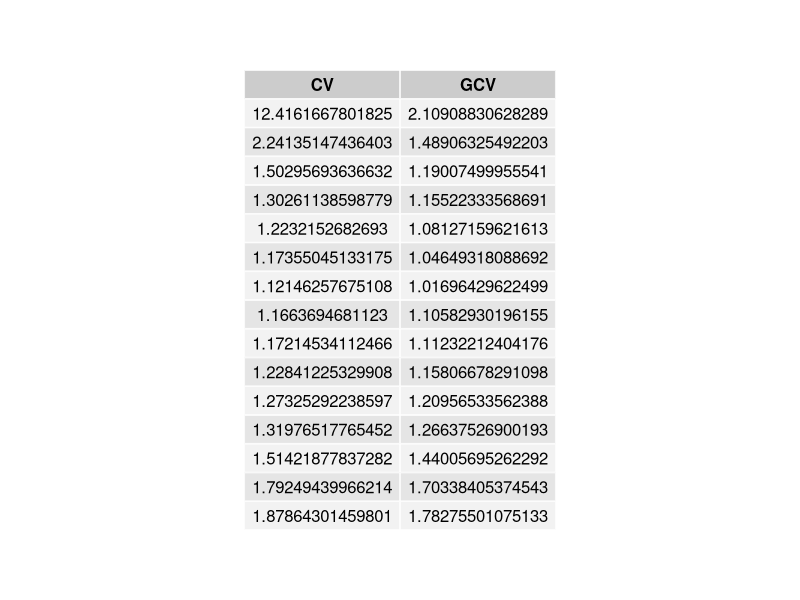
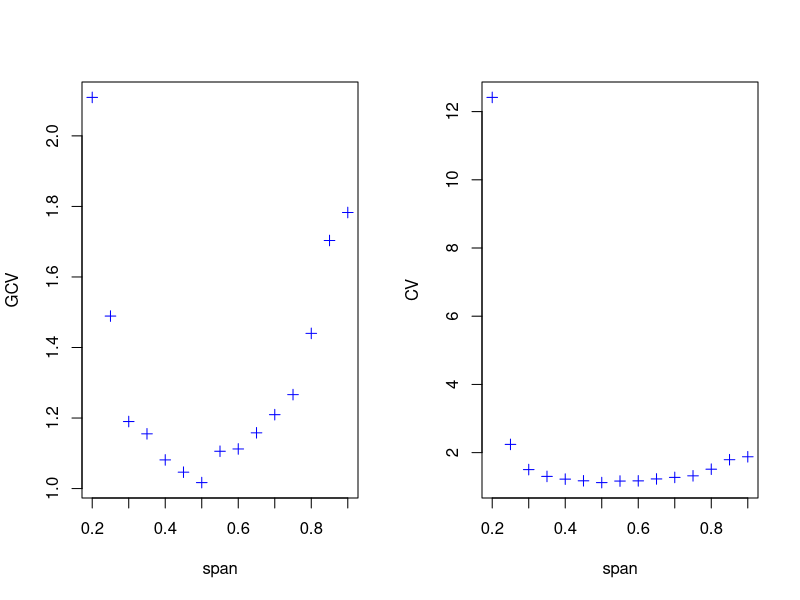

Source code (R) for these figures, in order:


# Assignment 3 Bonus credit



mypackages = c("gridExtra")   
tmp = setdiff(mypackages, rownames(installed.packages())) 
if (length(tmp) > 0) install.packages(tmp)

library("gridExtra")

lo.lev <- function(x1, sp){
  
  ## YOUR CODE: compute the diagonal entries of the smoother
  ##             matrix S, stored in vector "lev"
  ## Tip: check how we compute the smoother matrix
  ##      for smoothing spline models
  
  len <- length(x1)
  dgnl <- diag(len)
  lev <- rep(0,length=len)
  
  for(j in 1:len){
    y <- dgnl[,j]
    loe.fit <- loess(y~x1, span = sp,control = loess.control(surface = "direct"))
    y_hat <- fitted.values(loe.fit)
    lev[j] <- y_hat[j]
  }
  return(lev)
}

onestep_CV <- function(x1, y1, sp){
  
  ## YOUR CODE: 
  ## 1) fit a loess model y1 ~ x1 with span = sp, and extract 
  ##    the corresponding residual vector
  ## 2) call lo.lev to obtain the diagonal entries of S
  ## 3) compute LOO-CV and GCV using formula from lecture notes
  ##    [lec_W5_NonlinearRegression.pdf] page 33. 
  
  assign("data", data.frame(x=x1,y=y1))
  len <- length(x1)
  loe.fit <- loess(y ~ x, data=data,span = sp,control = loess.control(surface = "direct"))
  res <- residuals(loe.fit)
  
  s_diag <- lo.lev(x1,sp)
  tr_hat <- sum(s_diag)
  sse <- sum(res^2)
  
  cv <- sum((res/(1 - s_diag))^2)/len
  gcv <- sse/(len * (1 - (tr_hat/len))^2)
  
  return(list(cv = cv, gcv = gcv))
}

myCV <- function(x1, y1, span){
  ## x1, y1: two vectors
  ## span: a sequence of values for "span"
  
  m = length(span)
  cv = rep(0, m)
  gcv = rep(0, m)
  for(i in 1:m){
    tmp = onestep_CV(x1, y1, span[i])
    cv[i] = tmp$cv
    gcv[i] = tmp$gcv
  }
  return(list(cv = cv, gcv = gcv))
}


#read data
mydata = read.csv(file = "Coding3_Bonus_Data.csv")

span1 = seq(from = 0.2, by = 0.05, length = 15)
cv.out = myCV(mydata$x, mydata$y, span1)
cv = cv.out$cv
gcv = cv.out$gcv
df <- cbind(cv, gcv)
colnames(df) <- c("CV","GCV")

#create pdf
pdf("AssignmentOutput_3_Bonus.pdf", width=15,height=6)
grid.table(df)

span1[gcv == min(gcv)]
span1[cv == min(cv)]

par(mfrow=c(1,2))
plot(span1, gcv, type = "n", xlab = "span", ylab = "GCV")
points(span1, gcv, pch = 3, col = "blue")
plot(span1, cv, type = "n", xlab = "span", ylab = "CV")
points(span1, cv, pch = 3, col = "blue")
dev.off()

